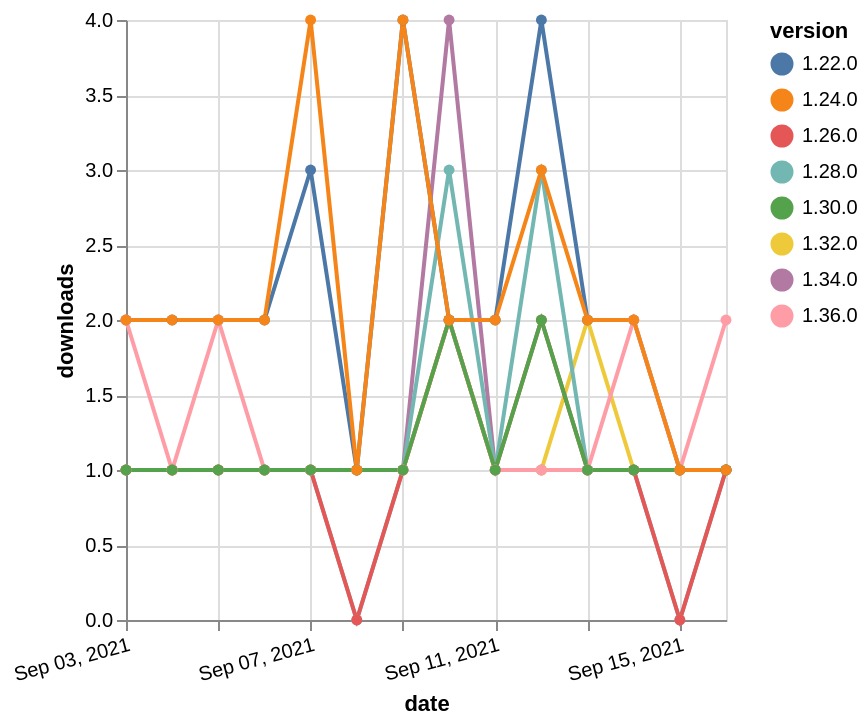

Vega-Lite specification for this chart:
### Vega-Lite specification from a JSON file in a GitHub repository (floating-point values rounded to 4 significant figures)
{"$schema": "https://vega.github.io/schema/vega-lite/v5.json", "description": "A simple bar chart with embedded data.", "data": {"values": [{"date": "2021-09-03", "total": 179, "delta": 1, "version": "1.34.0"}, {"date": "2021-09-04", "total": 180, "delta": 1, "version": "1.34.0"}, {"date": "2021-09-05", "total": 181, "delta": 1, "version": "1.34.0"}, {"date": "2021-09-06", "total": 182, "delta": 1, "version": "1.34.0"}, {"date": "2021-09-07", "total": 183, "delta": 1, "version": "1.34.0"}, {"date": "2021-09-08", "total": 184, "delta": 1, "version": "1.34.0"}, {"date": "2021-09-09", "total": 185, "delta": 1, "version": "1.34.0"}, {"date": "2021-09-10", "total": 189, "delta": 4, "version": "1.34.0"}, {"date": "2021-09-11", "total": 190, "delta": 1, "version": "1.34.0"}, {"date": "2021-09-12", "total": 191, "delta": 1, "version": "1.34.0"}, {"date": "2021-09-13", "total": 192, "delta": 1, "version": "1.34.0"}, {"date": "2021-09-14", "total": 193, "delta": 1, "version": "1.34.0"}, {"date": "2021-09-15", "total": 194, "delta": 1, "version": "1.34.0"}, {"date": "2021-09-16", "total": 195, "delta": 1, "version": "1.34.0"}, {"date": "2021-09-03", "total": 167, "delta": 1, "version": "1.32.0"}, {"date": "2021-09-04", "total": 168, "delta": 1, "version": "1.32.0"}, {"date": "2021-09-05", "total": 169, "delta": 1, "version": "1.32.0"}, {"date": "2021-09-06", "total": 170, "delta": 1, "version": "1.32.0"}, {"date": "2021-09-07", "total": 171, "delta": 1, "version": "1.32.0"}, {"date": "2021-09-08", "total": 172, "delta": 1, "version": "1.32.0"}, {"date": "2021-09-09", "total": 173, "delta": 1, "version": "1.32.0"}, {"date": "2021-09-10", "total": 175, "delta": 2, "version": "1.32.0"}, {"date": "2021-09-11", "total": 176, "delta": 1, "version": "1.32.0"}, {"date": "2021-09-12", "total": 177, "delta": 1, "version": "1.32.0"}, {"date": "2021-09-13", "total": 179, "delta": 2, "version": "1.32.0"}, {"date": "2021-09-14", "total": 180, "delta": 1, "version": "1.32.0"}, {"date": "2021-09-15", "total": 181, "delta": 1, "version": "1.32.0"}, {"date": "2021-09-16", "total": 182, "delta": 1, "version": "1.32.0"}, {"date": "2021-09-03", "total": 2335, "delta": 2, "version": "1.22.0"}, {"date": "2021-09-04", "total": 2337, "delta": 2, "version": "1.22.0"}, {"date": "2021-09-05", "total": 2339, "delta": 2, "version": "1.22.0"}, {"date": "2021-09-06", "total": 2341, "delta": 2, "version": "1.22.0"}, {"date": "2021-09-07", "total": 2344, "delta": 3, "version": "1.22.0"}, {"date": "2021-09-08", "total": 2345, "delta": 1, "version": "1.22.0"}, {"date": "2021-09-09", "total": 2349, "delta": 4, "version": "1.22.0"}, {"date": "2021-09-10", "total": 2351, "delta": 2, "version": "1.22.0"}, {"date": "2021-09-11", "total": 2353, "delta": 2, "version": "1.22.0"}, {"date": "2021-09-12", "total": 2357, "delta": 4, "version": "1.22.0"}, {"date": "2021-09-13", "total": 2359, "delta": 2, "version": "1.22.0"}, {"date": "2021-09-14", "total": 2361, "delta": 2, "version": "1.22.0"}, {"date": "2021-09-15", "total": 2362, "delta": 1, "version": "1.22.0"}, {"date": "2021-09-16", "total": 2363, "delta": 1, "version": "1.22.0"}, {"date": "2021-09-03", "total": 333, "delta": 1, "version": "1.28.0"}, {"date": "2021-09-04", "total": 334, "delta": 1, "version": "1.28.0"}, {"date": "2021-09-05", "total": 335, "delta": 1, "version": "1.28.0"}, {"date": "2021-09-06", "total": 336, "delta": 1, "version": "1.28.0"}, {"date": "2021-09-07", "total": 337, "delta": 1, "version": "1.28.0"}, {"date": "2021-09-08", "total": 337, "delta": 0, "version": "1.28.0"}, {"date": "2021-09-09", "total": 338, "delta": 1, "version": "1.28.0"}, {"date": "2021-09-10", "total": 341, "delta": 3, "version": "1.28.0"}, {"date": "2021-09-11", "total": 342, "delta": 1, "version": "1.28.0"}, {"date": "2021-09-12", "total": 345, "delta": 3, "version": "1.28.0"}, {"date": "2021-09-13", "total": 346, "delta": 1, "version": "1.28.0"}, {"date": "2021-09-14", "total": 347, "delta": 1, "version": "1.28.0"}, {"date": "2021-09-15", "total": 347, "delta": 0, "version": "1.28.0"}, {"date": "2021-09-16", "total": 348, "delta": 1, "version": "1.28.0"}, {"date": "2021-09-03", "total": 246, "delta": 1, "version": "1.26.0"}, {"date": "2021-09-04", "total": 247, "delta": 1, "version": "1.26.0"}, {"date": "2021-09-05", "total": 248, "delta": 1, "version": "1.26.0"}, {"date": "2021-09-06", "total": 249, "delta": 1, "version": "1.26.0"}, {"date": "2021-09-07", "total": 250, "delta": 1, "version": "1.26.0"}, {"date": "2021-09-08", "total": 250, "delta": 0, "version": "1.26.0"}, {"date": "2021-09-09", "total": 251, "delta": 1, "version": "1.26.0"}, {"date": "2021-09-10", "total": 253, "delta": 2, "version": "1.26.0"}, {"date": "2021-09-11", "total": 254, "delta": 1, "version": "1.26.0"}, {"date": "2021-09-12", "total": 256, "delta": 2, "version": "1.26.0"}, {"date": "2021-09-13", "total": 257, "delta": 1, "version": "1.26.0"}, {"date": "2021-09-14", "total": 258, "delta": 1, "version": "1.26.0"}, {"date": "2021-09-15", "total": 258, "delta": 0, "version": "1.26.0"}, {"date": "2021-09-16", "total": 259, "delta": 1, "version": "1.26.0"}, {"date": "2021-09-03", "total": 116, "delta": 2, "version": "1.36.0"}, {"date": "2021-09-04", "total": 117, "delta": 1, "version": "1.36.0"}, {"date": "2021-09-05", "total": 119, "delta": 2, "version": "1.36.0"}, {"date": "2021-09-06", "total": 120, "delta": 1, "version": "1.36.0"}, {"date": "2021-09-07", "total": 121, "delta": 1, "version": "1.36.0"}, {"date": "2021-09-08", "total": 122, "delta": 1, "version": "1.36.0"}, {"date": "2021-09-09", "total": 123, "delta": 1, "version": "1.36.0"}, {"date": "2021-09-10", "total": 125, "delta": 2, "version": "1.36.0"}, {"date": "2021-09-11", "total": 126, "delta": 1, "version": "1.36.0"}, {"date": "2021-09-12", "total": 127, "delta": 1, "version": "1.36.0"}, {"date": "2021-09-13", "total": 128, "delta": 1, "version": "1.36.0"}, {"date": "2021-09-14", "total": 130, "delta": 2, "version": "1.36.0"}, {"date": "2021-09-15", "total": 131, "delta": 1, "version": "1.36.0"}, {"date": "2021-09-16", "total": 133, "delta": 2, "version": "1.36.0"}, {"date": "2021-09-03", "total": 178, "delta": 1, "version": "1.30.0"}, {"date": "2021-09-04", "total": 179, "delta": 1, "version": "1.30.0"}, {"date": "2021-09-05", "total": 180, "delta": 1, "version": "1.30.0"}, {"date": "2021-09-06", "total": 181, "delta": 1, "version": "1.30.0"}, {"date": "2021-09-07", "total": 182, "delta": 1, "version": "1.30.0"}, {"date": "2021-09-08", "total": 183, "delta": 1, "version": "1.30.0"}, {"date": "2021-09-09", "total": 184, "delta": 1, "version": "1.30.0"}, {"date": "2021-09-10", "total": 186, "delta": 2, "version": "1.30.0"}, {"date": "2021-09-11", "total": 187, "delta": 1, "version": "1.30.0"}, {"date": "2021-09-12", "total": 189, "delta": 2, "version": "1.30.0"}, {"date": "2021-09-13", "total": 190, "delta": 1, "version": "1.30.0"}, {"date": "2021-09-14", "total": 191, "delta": 1, "version": "1.30.0"}, {"date": "2021-09-15", "total": 192, "delta": 1, "version": "1.30.0"}, {"date": "2021-09-16", "total": 193, "delta": 1, "version": "1.30.0"}, {"date": "2021-09-03", "total": 2482, "delta": 2, "version": "1.24.0"}, {"date": "2021-09-04", "total": 2484, "delta": 2, "version": "1.24.0"}, {"date": "2021-09-05", "total": 2486, "delta": 2, "version": "1.24.0"}, {"date": "2021-09-06", "total": 2488, "delta": 2, "version": "1.24.0"}, {"date": "2021-09-07", "total": 2492, "delta": 4, "version": "1.24.0"}, {"date": "2021-09-08", "total": 2493, "delta": 1, "version": "1.24.0"}, {"date": "2021-09-09", "total": 2497, "delta": 4, "version": "1.24.0"}, {"date": "2021-09-10", "total": 2499, "delta": 2, "version": "1.24.0"}, {"date": "2021-09-11", "total": 2501, "delta": 2, "version": "1.24.0"}, {"date": "2021-09-12", "total": 2504, "delta": 3, "version": "1.24.0"}, {"date": "2021-09-13", "total": 2506, "delta": 2, "version": "1.24.0"}, {"date": "2021-09-14", "total": 2508, "delta": 2, "version": "1.24.0"}, {"date": "2021-09-15", "total": 2509, "delta": 1, "version": "1.24.0"}, {"date": "2021-09-16", "total": 2510, "delta": 1, "version": "1.24.0"}]}, "width": "container", "mark": {"type": "line", "point": {"filled": true}}, "encoding": {"x": {"field": "date", "type": "temporal", "timeUnit": "yearmonthdate", "title": "date", "axis": {"labelAngle": -15}}, "y": {"field": "delta", "type": "quantitative", "title": "downloads"}, "color": {"field": "version", "type": "nominal"}, "tooltip": {"field": "delta"}}}
